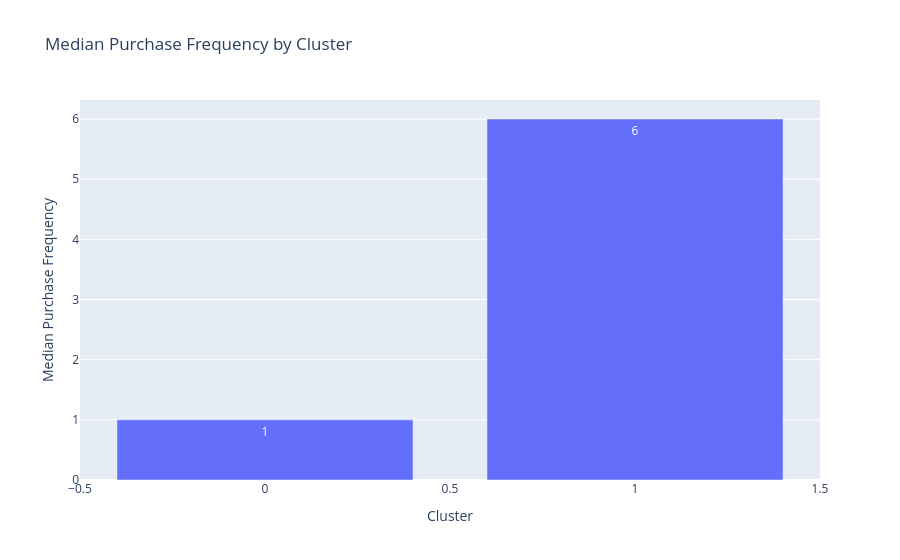

Notebook source saved alongside this figure:
### Code cell
fig = px.bar(cluster_profile, x = "Clusters", y = "Median_Frequency",
    text = "Median_Frequency", title = "Median Purchase Frequency by Cluster",
    labels={
        "Clusters": "Cluster",
        "Median_Frequency": "Median Purchase Frequency"})

fig.show()

### Figure 1 — Plotly figure (JSON) as saved in the notebook; plotly's stock layout.template omitted (floating-point values rounded to 4 significant figures)
{"data": [{"hovertemplate": "Cluster=%{x}<br>Median Purchase Frequency=%{text}<extra></extra>", "legendgroup": "", "marker": {"color": "#636efa", "pattern": {"shape": ""}}, "name": "", "orientation": "v", "showlegend": false, "text": [1.0, 6.0], "textposition": "auto", "type": "bar", "x": [0, 1], "xaxis": "x", "y": [1.0, 6.0], "yaxis": "y"}], "layout": {"barmode": "relative", "legend": {"tracegroupgap": 0}, "title": {"text": "Median Purchase Frequency by Cluster"}, "xaxis": {"anchor": "y", "domain": [0, 1], "title": {"text": "Cluster"}}, "yaxis": {"anchor": "x", "domain": [0, 1], "title": {"text": "Median Purchase Frequency"}}}}
